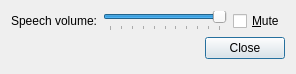
<?xml version="1.0" encoding="UTF-8"?>
<ui version="4.0">
 <class>ESpeakVolumeDialog</class>
 <widget class="QDialog" name="ESpeakVolumeDialog">
  <property name="geometry">
   <rect>
    <x>0</x>
    <y>0</y>
    <width>296</width>
    <height>74</height>
   </rect>
  </property>
  <property name="windowTitle">
   <string>Volume</string>
  </property>
  <property name="windowIcon">
   <iconset resource="icons.qrc">
    <normaloff>:/nmm_qt_client.png</normaloff>:/nmm_qt_client.png</iconset>
  </property>
  <layout class="QFormLayout" name="formLayout">
   <item row="2" column="0">
    <widget class="QLabel" name="label">
     <property name="text">
      <string>Speech volume:</string>
     </property>
    </widget>
   </item>
   <item row="3" column="0">
    <spacer name="horizontalSpacer">
     <property name="orientation">
      <enum>Qt::Horizontal</enum>
     </property>
     <property name="sizeHint" stdset="0">
      <size>
       <width>40</width>
       <height>20</height>
      </size>
     </property>
    </spacer>
   </item>
   <item row="3" column="1">
    <widget class="QDialogButtonBox" name="buttonBox">
     <property name="orientation">
      <enum>Qt::Horizontal</enum>
     </property>
     <property name="standardButtons">
      <set>QDialogButtonBox::Close</set>
     </property>
    </widget>
   </item>
   <item row="2" column="1">
    <layout class="QHBoxLayout" name="horizontalLayout">
     <item>
      <widget class="QSlider" name="volumeSlider">
       <property name="maximum">
        <number>100</number>
       </property>
       <property name="value">
        <number>100</number>
       </property>
       <property name="tracking">
        <bool>false</bool>
       </property>
       <property name="orientation">
        <enum>Qt::Horizontal</enum>
       </property>
       <property name="tickPosition">
        <enum>QSlider::TicksBelow</enum>
       </property>
       <property name="tickInterval">
        <number>10</number>
       </property>
      </widget>
     </item>
     <item>
      <widget class="QCheckBox" name="muteCheck">
       <property name="text">
        <string>&amp;Mute</string>
       </property>
      </widget>
     </item>
    </layout>
   </item>
  </layout>
 </widget>
 <resources>
  <include location="icons.qrc"/>
 </resources>
 <connections>
  <connection>
   <sender>buttonBox</sender>
   <signal>accepted()</signal>
   <receiver>ESpeakVolumeDialog</receiver>
   <slot>accept()</slot>
   <hints>
    <hint type="sourcelabel">
     <x>248</x>
     <y>254</y>
    </hint>
    <hint type="destinationlabel">
     <x>157</x>
     <y>274</y>
    </hint>
   </hints>
  </connection>
  <connection>
   <sender>buttonBox</sender>
   <signal>rejected()</signal>
   <receiver>ESpeakVolumeDialog</receiver>
   <slot>reject()</slot>
   <hints>
    <hint type="sourcelabel">
     <x>316</x>
     <y>260</y>
    </hint>
    <hint type="destinationlabel">
     <x>286</x>
     <y>274</y>
    </hint>
   </hints>
  </connection>
  <connection>
   <sender>muteCheck</sender>
   <signal>toggled(bool)</signal>
   <receiver>volumeSlider</receiver>
   <slot>setDisabled(bool)</slot>
   <hints>
    <hint type="sourcelabel">
     <x>262</x>
     <y>24</y>
    </hint>
    <hint type="destinationlabel">
     <x>169</x>
     <y>24</y>
    </hint>
   </hints>
  </connection>
 </connections>
</ui>
